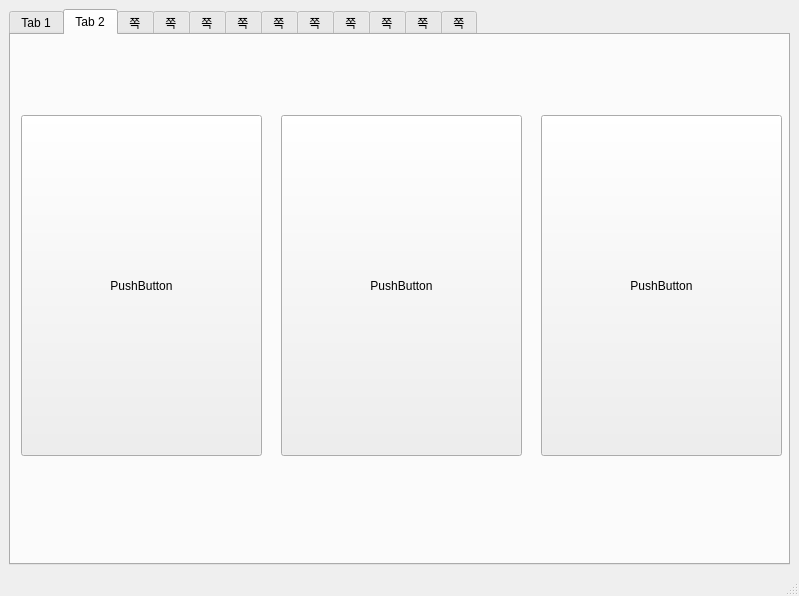
<?xml version="1.0" encoding="UTF-8"?>
<ui version="4.0">
 <class>MainWindow</class>
 <widget class="QMainWindow" name="MainWindow">
  <property name="geometry">
   <rect>
    <x>0</x>
    <y>0</y>
    <width>799</width>
    <height>596</height>
   </rect>
  </property>
  <property name="windowTitle">
   <string>MainWindow</string>
  </property>
  <widget class="QWidget" name="centralwidget">
   <layout class="QVBoxLayout" name="verticalLayout">
    <item>
     <widget class="QTabWidget" name="tabWidget">
      <property name="currentIndex">
       <number>1</number>
      </property>
      <widget class="QWidget" name="tab">
       <attribute name="title">
        <string>Tab 1</string>
       </attribute>
       <widget class="QPushButton" name="pushButton_2">
        <property name="geometry">
         <rect>
          <x>10</x>
          <y>80</y>
          <width>241</width>
          <height>341</height>
         </rect>
        </property>
        <property name="text">
         <string/>
        </property>
       </widget>
       <widget class="QPushButton" name="pushButton_3">
        <property name="geometry">
         <rect>
          <x>270</x>
          <y>80</y>
          <width>241</width>
          <height>341</height>
         </rect>
        </property>
        <property name="text">
         <string>PushButton</string>
        </property>
       </widget>
       <widget class="QPushButton" name="pushButton_4">
        <property name="geometry">
         <rect>
          <x>530</x>
          <y>80</y>
          <width>241</width>
          <height>341</height>
         </rect>
        </property>
        <property name="text">
         <string>PushButton</string>
        </property>
       </widget>
      </widget>
      <widget class="QWidget" name="tab_2">
       <attribute name="title">
        <string>Tab 2</string>
       </attribute>
       <widget class="QPushButton" name="pushButton_5">
        <property name="geometry">
         <rect>
          <x>270</x>
          <y>80</y>
          <width>241</width>
          <height>341</height>
         </rect>
        </property>
        <property name="text">
         <string>PushButton</string>
        </property>
       </widget>
       <widget class="QPushButton" name="pushButton_6">
        <property name="geometry">
         <rect>
          <x>10</x>
          <y>80</y>
          <width>241</width>
          <height>341</height>
         </rect>
        </property>
        <property name="text">
         <string>PushButton</string>
        </property>
       </widget>
       <widget class="QPushButton" name="pushButton_7">
        <property name="geometry">
         <rect>
          <x>530</x>
          <y>80</y>
          <width>241</width>
          <height>341</height>
         </rect>
        </property>
        <property name="text">
         <string>PushButton</string>
        </property>
       </widget>
      </widget>
      <widget class="QWidget" name="tab_3">
       <attribute name="title">
        <string>쪽</string>
       </attribute>
       <widget class="QPushButton" name="pushButton_10">
        <property name="geometry">
         <rect>
          <x>530</x>
          <y>80</y>
          <width>241</width>
          <height>341</height>
         </rect>
        </property>
        <property name="text">
         <string>PushButton</string>
        </property>
       </widget>
       <widget class="QPushButton" name="pushButton_8">
        <property name="geometry">
         <rect>
          <x>10</x>
          <y>80</y>
          <width>241</width>
          <height>341</height>
         </rect>
        </property>
        <property name="text">
         <string>PushButton</string>
        </property>
       </widget>
       <widget class="QPushButton" name="pushButton_9">
        <property name="geometry">
         <rect>
          <x>270</x>
          <y>80</y>
          <width>241</width>
          <height>341</height>
         </rect>
        </property>
        <property name="text">
         <string>PushButton</string>
        </property>
       </widget>
      </widget>
      <widget class="QWidget" name="tab_4">
       <attribute name="title">
        <string>쪽</string>
       </attribute>
       <widget class="QPushButton" name="pushButton_11">
        <property name="geometry">
         <rect>
          <x>270</x>
          <y>60</y>
          <width>241</width>
          <height>341</height>
         </rect>
        </property>
        <property name="text">
         <string>PushButton</string>
        </property>
       </widget>
       <widget class="QPushButton" name="pushButton_12">
        <property name="geometry">
         <rect>
          <x>10</x>
          <y>60</y>
          <width>241</width>
          <height>341</height>
         </rect>
        </property>
        <property name="text">
         <string>PushButton</string>
        </property>
       </widget>
       <widget class="QPushButton" name="pushButton_13">
        <property name="geometry">
         <rect>
          <x>530</x>
          <y>60</y>
          <width>241</width>
          <height>341</height>
         </rect>
        </property>
        <property name="text">
         <string>PushButton</string>
        </property>
       </widget>
      </widget>
      <widget class="QWidget" name="tab_5">
       <attribute name="title">
        <string>쪽</string>
       </attribute>
       <widget class="QPushButton" name="pushButton_14">
        <property name="geometry">
         <rect>
          <x>270</x>
          <y>60</y>
          <width>241</width>
          <height>341</height>
         </rect>
        </property>
        <property name="text">
         <string>PushButton</string>
        </property>
       </widget>
       <widget class="QPushButton" name="pushButton_15">
        <property name="geometry">
         <rect>
          <x>10</x>
          <y>60</y>
          <width>241</width>
          <height>341</height>
         </rect>
        </property>
        <property name="text">
         <string>PushButton</string>
        </property>
       </widget>
       <widget class="QPushButton" name="pushButton_16">
        <property name="geometry">
         <rect>
          <x>530</x>
          <y>60</y>
          <width>241</width>
          <height>341</height>
         </rect>
        </property>
        <property name="text">
         <string>PushButton</string>
        </property>
       </widget>
      </widget>
      <widget class="QWidget" name="tab_6">
       <attribute name="title">
        <string>쪽</string>
       </attribute>
       <widget class="QPushButton" name="pushButton_17">
        <property name="geometry">
         <rect>
          <x>270</x>
          <y>80</y>
          <width>241</width>
          <height>341</height>
         </rect>
        </property>
        <property name="text">
         <string>PushButton</string>
        </property>
       </widget>
       <widget class="QPushButton" name="pushButton_18">
        <property name="geometry">
         <rect>
          <x>10</x>
          <y>80</y>
          <width>241</width>
          <height>341</height>
         </rect>
        </property>
        <property name="text">
         <string>PushButton</string>
        </property>
       </widget>
       <widget class="QPushButton" name="pushButton_19">
        <property name="geometry">
         <rect>
          <x>530</x>
          <y>80</y>
          <width>241</width>
          <height>341</height>
         </rect>
        </property>
        <property name="text">
         <string>PushButton</string>
        </property>
       </widget>
      </widget>
      <widget class="QWidget" name="tab_7">
       <attribute name="title">
        <string>쪽</string>
       </attribute>
       <widget class="QPushButton" name="pushButton_20">
        <property name="geometry">
         <rect>
          <x>270</x>
          <y>60</y>
          <width>241</width>
          <height>341</height>
         </rect>
        </property>
        <property name="text">
         <string>PushButton</string>
        </property>
       </widget>
       <widget class="QPushButton" name="pushButton_21">
        <property name="geometry">
         <rect>
          <x>10</x>
          <y>60</y>
          <width>241</width>
          <height>341</height>
         </rect>
        </property>
        <property name="text">
         <string>PushButton</string>
        </property>
       </widget>
       <widget class="QPushButton" name="pushButton_22">
        <property name="geometry">
         <rect>
          <x>530</x>
          <y>60</y>
          <width>241</width>
          <height>341</height>
         </rect>
        </property>
        <property name="text">
         <string>PushButton</string>
        </property>
       </widget>
      </widget>
      <widget class="QWidget" name="tab_8">
       <attribute name="title">
        <string>쪽</string>
       </attribute>
       <widget class="QPushButton" name="pushButton_23">
        <property name="geometry">
         <rect>
          <x>270</x>
          <y>60</y>
          <width>241</width>
          <height>341</height>
         </rect>
        </property>
        <property name="text">
         <string>PushButton</string>
        </property>
       </widget>
       <widget class="QPushButton" name="pushButton_24">
        <property name="geometry">
         <rect>
          <x>10</x>
          <y>60</y>
          <width>241</width>
          <height>341</height>
         </rect>
        </property>
        <property name="text">
         <string>PushButton</string>
        </property>
       </widget>
       <widget class="QPushButton" name="pushButton_25">
        <property name="geometry">
         <rect>
          <x>530</x>
          <y>60</y>
          <width>241</width>
          <height>341</height>
         </rect>
        </property>
        <property name="text">
         <string>PushButton</string>
        </property>
       </widget>
      </widget>
      <widget class="QWidget" name="tab_9">
       <attribute name="title">
        <string>쪽</string>
       </attribute>
       <widget class="QPushButton" name="pushButton_26">
        <property name="geometry">
         <rect>
          <x>270</x>
          <y>70</y>
          <width>241</width>
          <height>341</height>
         </rect>
        </property>
        <property name="text">
         <string>PushButton</string>
        </property>
       </widget>
       <widget class="QPushButton" name="pushButton_27">
        <property name="geometry">
         <rect>
          <x>10</x>
          <y>70</y>
          <width>241</width>
          <height>341</height>
         </rect>
        </property>
        <property name="text">
         <string>PushButton</string>
        </property>
       </widget>
       <widget class="QPushButton" name="pushButton_28">
        <property name="geometry">
         <rect>
          <x>530</x>
          <y>70</y>
          <width>241</width>
          <height>341</height>
         </rect>
        </property>
        <property name="text">
         <string>PushButton</string>
        </property>
       </widget>
      </widget>
      <widget class="QWidget" name="tab_10">
       <attribute name="title">
        <string>쪽</string>
       </attribute>
       <widget class="QPushButton" name="pushButton_29">
        <property name="geometry">
         <rect>
          <x>280</x>
          <y>60</y>
          <width>241</width>
          <height>341</height>
         </rect>
        </property>
        <property name="text">
         <string>PushButton</string>
        </property>
       </widget>
       <widget class="QPushButton" name="pushButton_30">
        <property name="geometry">
         <rect>
          <x>20</x>
          <y>60</y>
          <width>241</width>
          <height>341</height>
         </rect>
        </property>
        <property name="text">
         <string>PushButton</string>
        </property>
       </widget>
       <widget class="QPushButton" name="pushButton_31">
        <property name="geometry">
         <rect>
          <x>540</x>
          <y>60</y>
          <width>241</width>
          <height>341</height>
         </rect>
        </property>
        <property name="text">
         <string>PushButton</string>
        </property>
       </widget>
      </widget>
      <widget class="QWidget" name="tab_11">
       <attribute name="title">
        <string>쪽</string>
       </attribute>
       <widget class="QPushButton" name="pushButton_32">
        <property name="geometry">
         <rect>
          <x>270</x>
          <y>60</y>
          <width>241</width>
          <height>341</height>
         </rect>
        </property>
        <property name="text">
         <string>PushButton</string>
        </property>
       </widget>
       <widget class="QPushButton" name="pushButton_33">
        <property name="geometry">
         <rect>
          <x>10</x>
          <y>60</y>
          <width>241</width>
          <height>341</height>
         </rect>
        </property>
        <property name="text">
         <string>PushButton</string>
        </property>
       </widget>
       <widget class="QPushButton" name="pushButton_34">
        <property name="geometry">
         <rect>
          <x>530</x>
          <y>60</y>
          <width>241</width>
          <height>341</height>
         </rect>
        </property>
        <property name="text">
         <string>PushButton</string>
        </property>
       </widget>
      </widget>
      <widget class="QWidget" name="tab_12">
       <attribute name="title">
        <string>쪽</string>
       </attribute>
       <widget class="QPushButton" name="pushButton_35">
        <property name="geometry">
         <rect>
          <x>280</x>
          <y>60</y>
          <width>241</width>
          <height>341</height>
         </rect>
        </property>
        <property name="text">
         <string>PushButton</string>
        </property>
       </widget>
       <widget class="QPushButton" name="pushButton_36">
        <property name="geometry">
         <rect>
          <x>20</x>
          <y>60</y>
          <width>241</width>
          <height>341</height>
         </rect>
        </property>
        <property name="text">
         <string>PushButton</string>
        </property>
       </widget>
       <widget class="QPushButton" name="pushButton_37">
        <property name="geometry">
         <rect>
          <x>540</x>
          <y>60</y>
          <width>241</width>
          <height>341</height>
         </rect>
        </property>
        <property name="text">
         <string>PushButton</string>
        </property>
       </widget>
      </widget>
     </widget>
    </item>
   </layout>
  </widget>
  <widget class="QStatusBar" name="statusBar"/>
 </widget>
 <resources/>
 <connections/>
</ui>
